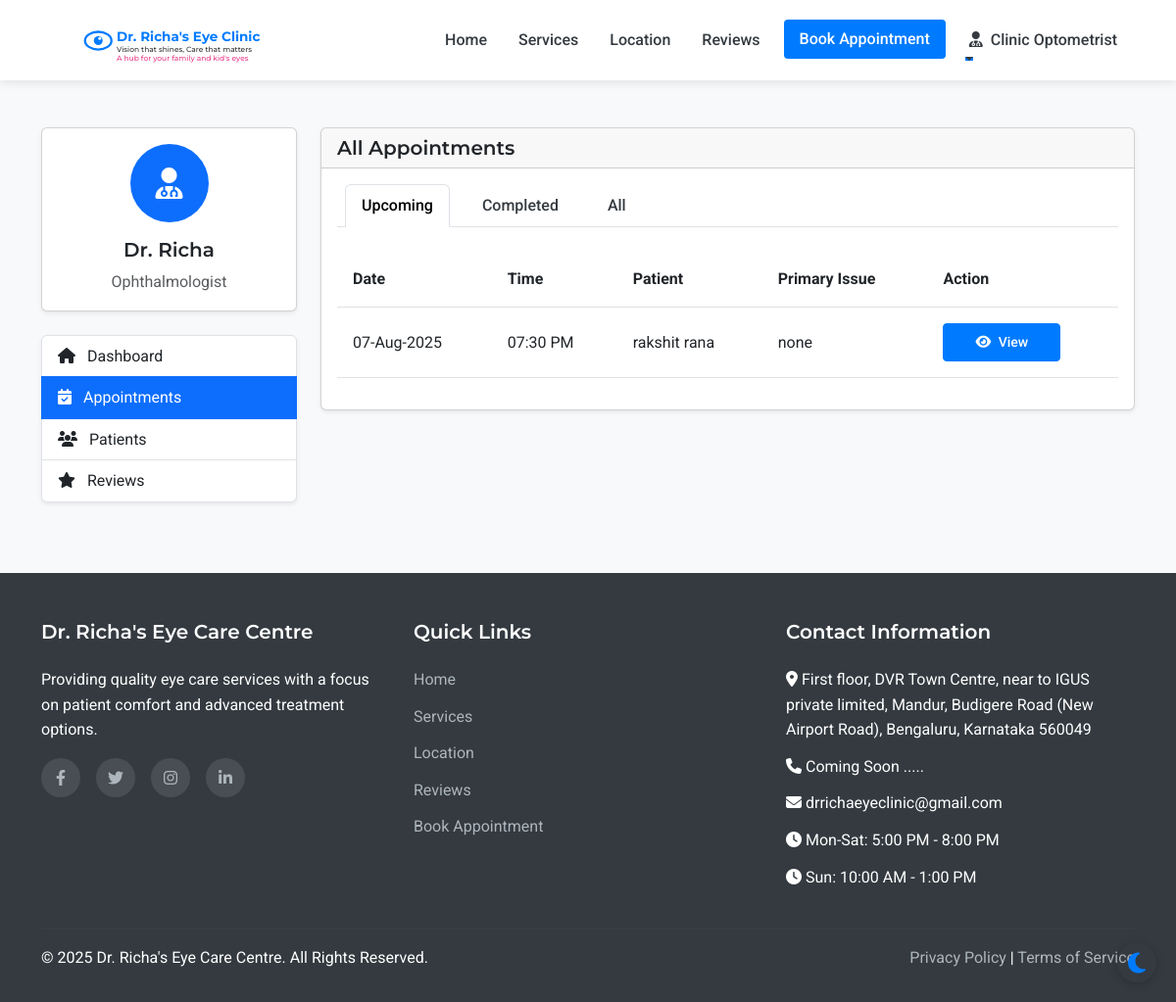
The page /admin/appointments (signed in) on the database as committed earlier.
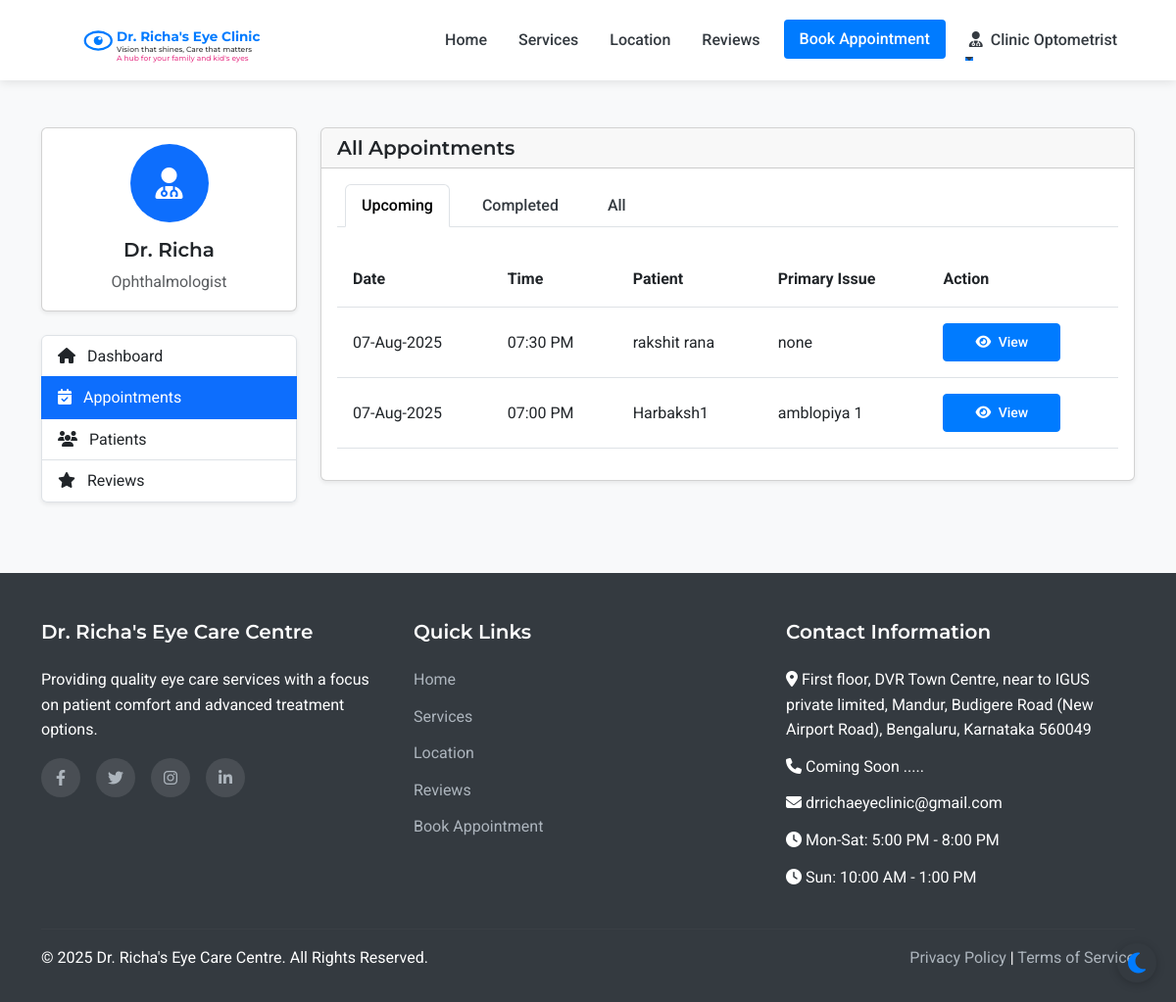
The same page on the database as committed later.
### models.py (models this page shows, shortened)
class Appointment(db.Model):
    id = db.Column(db.Integer, primary_key=True)
    patient_id = db.Column(db.Integer, db.ForeignKey('patient.id'), nullable=False)
    appointment_date = db.Column(db.Date, nullable=False)
    appointment_time = db.Column(db.Time, nullable=False)
    primary_issue = db.Column(db.Text, nullable=True)
    referral_info = db.Column(db.String(255), nullable=True)
    status = db.Column(db.String(20), default='scheduled')  # scheduled, completed, cancelled
    created_at = db.Column(db.DateTime, default=datetime.utcnow)
    consultation_fee = db.Column(db.Float, nullable=False, default=500.0)
    payment_status = db.Column(db.String(20), default='pending')  # pending, paid

class Patient(UserMixin, db.Model):
    id = db.Column(db.Integer, primary_key=True)
    full_name = db.Column(db.String(100), nullable=False)
    mobile_number = db.Column(db.String(15), nullable=False)
    email = db.Column(db.String(100), nullable=True)
    age = db.Column(db.Integer, nullable=False)
    sex = db.Column(db.String(10), nullable=True)
    password_hash = db.Column(db.String(256), nullable=True)
    is_registered = db.Column(db.Boolean, default=False)
    created_at = db.Column(db.DateTime, nullable=False, default=datetime.utcnow)
    appointments = db.relationship('Appointment', backref='patient', lazy=True)
    doctor_prescriptions = db.relationship('DoctorPrescription', backref='patient', lazy=True)
    optometrist_prescriptions = db.relationship('OptometristPrescription', backref='patient', lazy=True)

### routes.py (the view)
@app.route('/admin/appointments')
@login_required
def admin_appointments():
    if not (isinstance(current_user, Admin) or isinstance(current_user, Doctor) or isinstance(current_user, Assistant)):
        flash('Access denied. Staff privileges required.', 'danger')
        return redirect(url_for('index'))
    appointments = Appointment.query.order_by(desc(Appointment.appointment_date), desc(Appointment.appointment_time)).all()
    return render_template('admin/appointments.html', appointments=appointments)

### app.py (called while the page is built)
@login_manager.user_loader
def load_user(user_id):
    from models import Doctor, Assistant, Admin, Patient
    try:
        if user_id.startswith('doctor_'):
            return Doctor.query.get(int(user_id.split('_')[1]))
        elif user_id.startswith('assistant_'):
            return Assistant.query.get(int(user_id.split('_')[1]))
        elif user_id.startswith('admin_'):
            return Admin.query.get(int(user_id.split('_')[1]))
        else:
            return Patient.query.get(int(user_id))
    except (ValueError, AttributeError):
        return None

### routes.py (called while the page is built)
@app.context_processor
def inject_now():
    return {'now': datetime.now()}

### templates/admin/appointments.html (shortened to what the changed rows need)
{% extends 'layout.html' %}
{% block content %}
<section class="py-5 bg-light">
    <div class="container">
        <div class="row">
            <div class="col-lg-9">
                <div class="card shadow-sm">
                    <div class="card-body">
                        <div class="tab-content" id="appointmentTabsContent">
                            <div class="tab-pane fade show active" id="upcoming" role="tabpanel" aria-labelledby="upcoming-tab">
                                <div class="table-responsive">
                                    <table class="table table-hover">
                                        <thead>
                                            <tr>
                                                <th>Date</th>
                                                <th>Time</th>
                                                <th>Patient</th>
                                                <th>Primary Issue</th>
                                                <th>Action</th>
                                            </tr>
                                        </thead>
                                        <tbody>
                                            {% for appointment in appointments %}
                                                {% if appointment.appointment_date >= now.date() and appointment.status == 'scheduled' %}
                                                    <tr>
                                                        <td>{{ appointment.appointment_date.strftime('%d-%b-%Y') }}</td>
                                                        <td>{{ appointment.appointment_time.strftime('%I:%M %p') }}</td>
                                                        <td>{{ appointment.patient.full_name }}</td>
                                                        <td>{{ appointment.primary_issue or 'Not specified' }}</td>
                                                        <td>
                                                            <a href="{{ url_for('admin_appointment_view', appointment_id=appointment.id) }}" class="btn btn-sm btn-primary">
                                                                <i class="fas fa-eye me-1"></i> View
                                                            </a>
                                                        </td>
                                                    </tr>
                                                {% endif %}
                                            {% endfor %}
                                        </tbody>
                                    </table>
                                </div>
                            </div>
                        </div>
                    </div>
                </div>
            </div>
        </div>
    </div>
</section>
{% endblock %}

Rows that differ between the two databases and show on the page:
added Appointment: appointment_date "07-Aug-2025", appointment_time "07:00 PM", patient.full_name "Harbaksh1", primary_issue "amblopiya 1"
